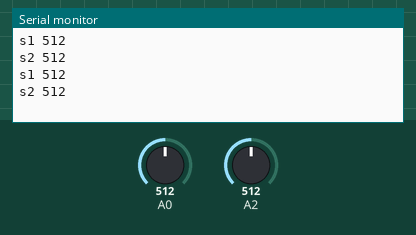
The sketch below on a simulated Arduino Uno, built with avr-gcc and run on an emulated ATmega328P. On the bench: the last lines printed to the serial monitor. The test bench sets the inputs (shaded band); at power-on: A0 = 512, A2 = 512.

Above: at 1.8 s.
1.9 s: A0 set to 716
At 2.4 s:
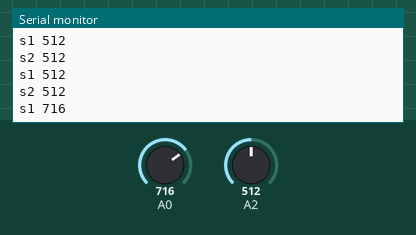
3.4 s: A2 set to 716
At 3.9 s:
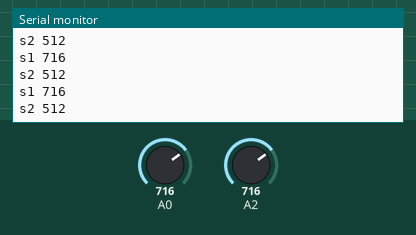
4.9 s: A0 set to 900
At 5.4 s:
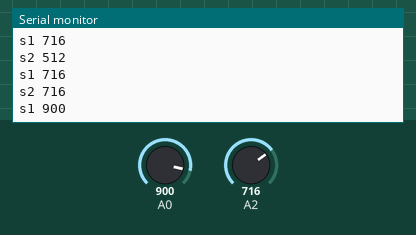
6.4 s: A2 set to 900
At 6.9 s:
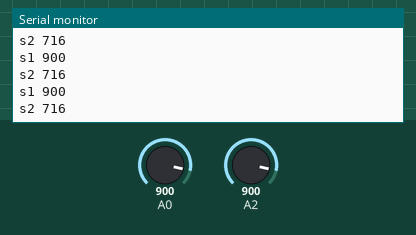
Timing chart, 0 to 8.9 s (numbered marks = the images above; inputs shaded):
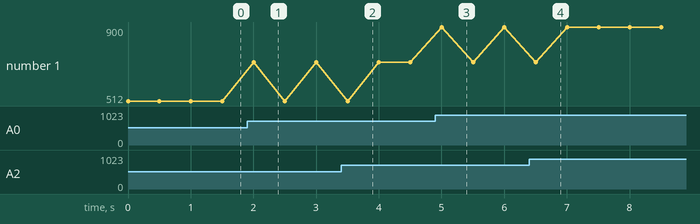

The sketch:

serial_server_allie.ino
```cpp
void setup() {
  Serial.begin(9600);

  Serial.setTimeout(10);
   //pinMode(5, INPUT);

}

void loop() {

  int sensor1value = analogRead(A0);
  int sensor2value = analogRead(A2);

  Serial.print("s1 ");
  Serial.println(sensor1value);

  delay(500);

  Serial.print("s2 ");
  Serial.println(sensor2value);

  delay(500);


}
```

Measured:
- after the input at 1.9 s, the serial monitor: prints a new line after 0.10 s (image 1)
- after the input at 4.9 s, the serial monitor: prints a new line after 0.10 s (image 3)
- plotted number 1: 512 → 716 after the input at 1.9 s, 716 → 900 after the input at 4.9 s
